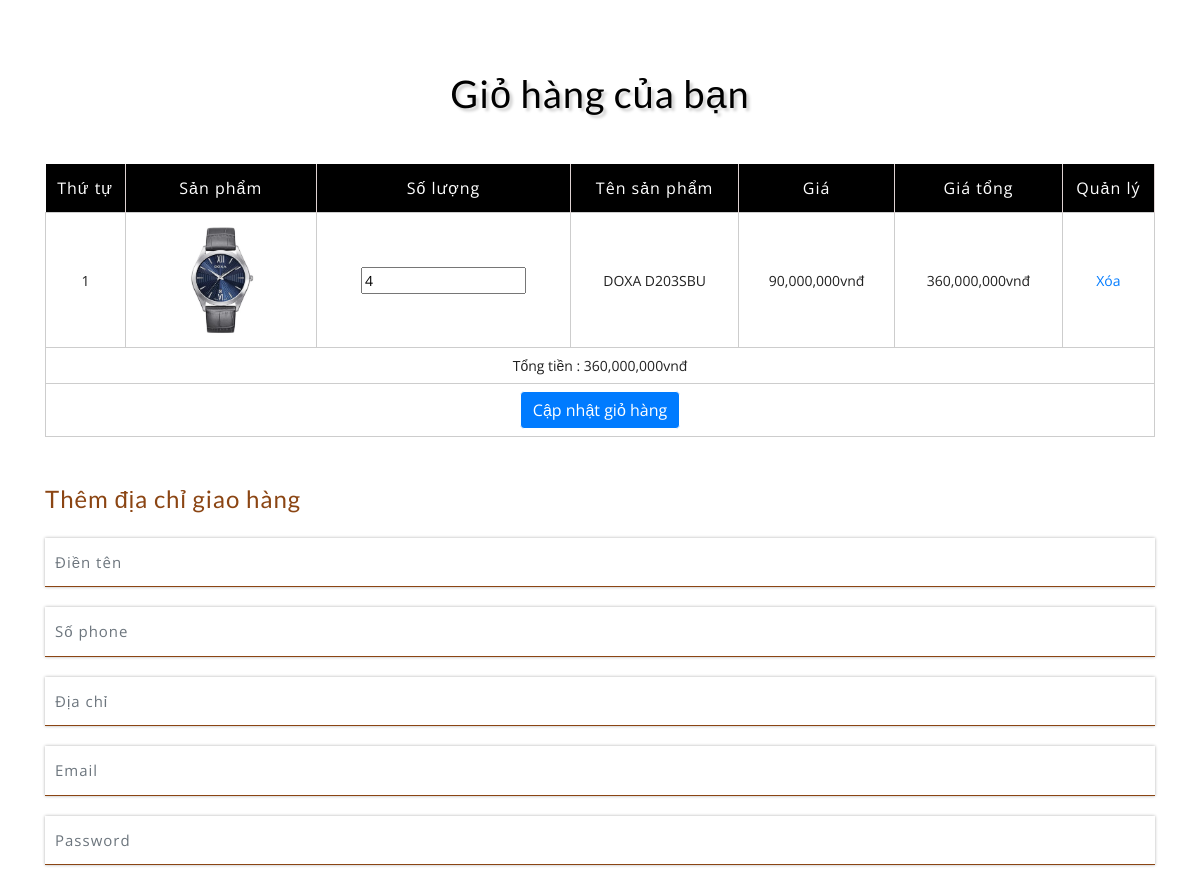
The app's page /?quanly=giohang (middle part), older data.
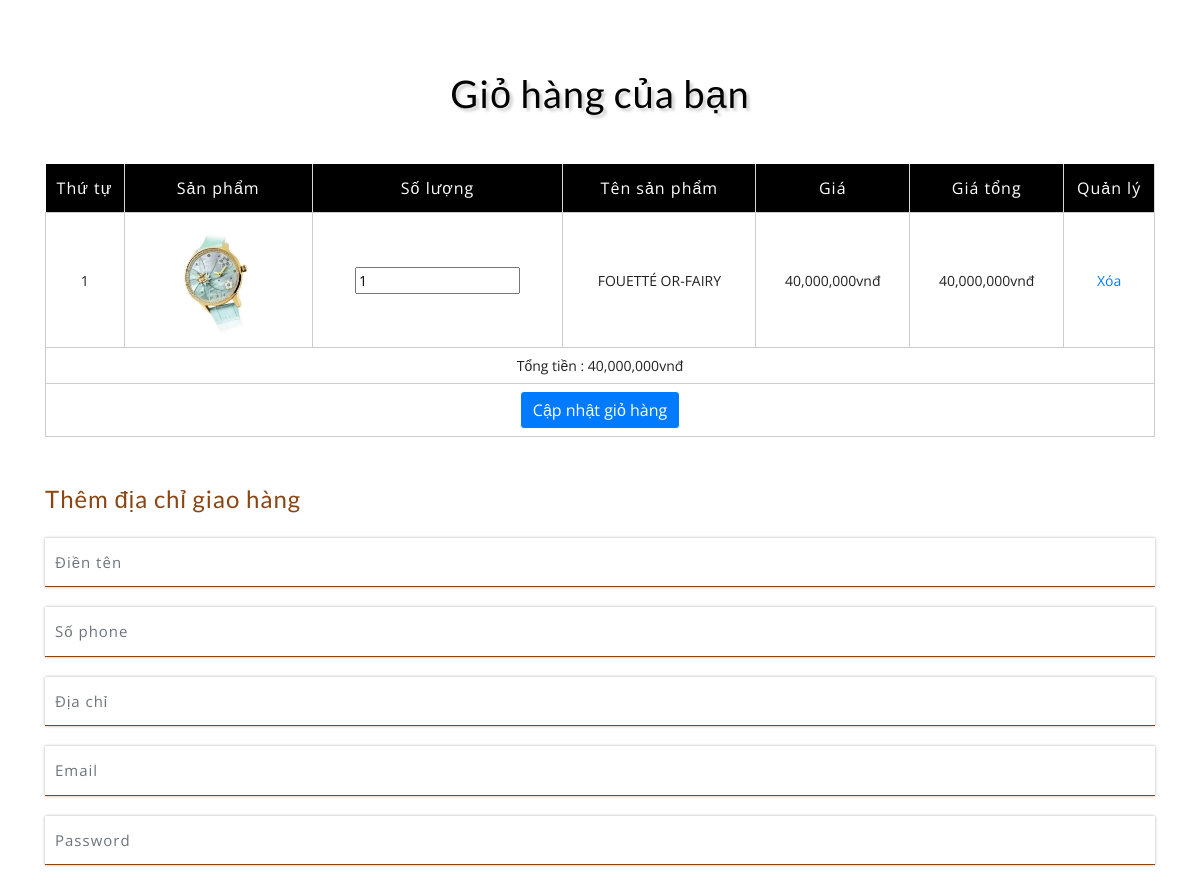
The same page, newer data.
### tables this page shows
CREATE TABLE `tbl_giohang` (
  `giohang_id` int(11) NOT NULL,
  `tensanpham` varchar(100) NOT NULL,
  `sanpham_id` int(11) NOT NULL,
  `giasanpham` varchar(50) NOT NULL,
  `hinhanh` varchar(50) NOT NULL,
  `soluong` int(11) NOT NULL
);

### include/giohang.php (the view, shortened to what the changed rows need)
<?php
require('db/connect.php');
?>
<div class="privacy py-sm-5 py-4">
    <div class="container py-xl-4 py-lg-2">
        <h3 class="tittle-w3l text-center mb-lg-5 mb-sm-4 mb-3">
            Giỏ hàng của bạn
        </h3>
        <div class="checkout-right">
            <?php
            $sql_lay_giohang = "SELECT * FROM tbl_giohang ORDER BY giohang_id DESC";
            $lay_giohang = $con->query($sql_lay_giohang)->fetchAll(PDO::FETCH_ASSOC);
            ?>
            <div class="table-responsive">
                <form action="" method="POST">
                    <table class="timetable_sub">
                        <thead>
                            <tr>
                                <th>Thứ tự</th>
                                <th>Sản phẩm</th>
                                <th>Số lượng</th>
                                <th>Tên sản phẩm</th>
                                <th>Giá</th>
                                <th>Giá tổng</th>
                                <th>Quản lý</th>
                            </tr>
                        </thead>
                        <tbody>
                            <?php
                            $i = 0;
                            $total = 0;
                            foreach ($lay_giohang as $giohang) {
                                $subtotal = $giohang['soluong'] * $giohang['giasanpham'];
                                $total += $subtotal;
                                $i++;
                            ?>
                            <tr class="rem1">
                                <td class="invert"><?php echo $i ?></td>
                                <td class="invert-image">
                                    <a href="single.html">
                                        <img src="images/<?php echo $giohang['hinhanh'] ?>" alt=" " height="120"
                                            class="img-responsive">
                                    </a>
                                </td>
                                <td class="invert">
                                    <input type="number" min="1" name="soluong[]"
                                        value="<?php echo $giohang['soluong'] ?>">
                                </td>
                                <td class="invert"><?php echo $giohang['tensanpham'] ?></td>
                                <td class="invert"><?php echo number_format($giohang['giasanpham']) . 'vnđ' ?>
                                </td>
                                <td class="invert"><?php echo number_format($subtotal) . 'vnđ' ?></td>
                                <td class="invert">
                                    <a href="?quanly=giohang&xoa=<?php echo $giohang['giohang_id'] ?>">Xóa</a>
                                </td>
                            </tr>
                            <?php
                            }
                            ?>
                            <tr>
                                <td colspan="7">Tổng tiền : <?php echo number_format($total) . 'vnđ' ?></td>
                            </tr>
                            <tr>
                                <td colspan="7"><input type="submit" class="btn btn-success" value="Cập nhật giỏ hàng"
                                        name="capnhatsoluong">
                                </td>
                            </tr>
                        </tbody>
                    </table>
                </form>
            </div>
        </div>
        <?php
        if (!isset($_SESSION['dangnhap_home'])) {
        ?>
        <div class="checkout-left">
            <div class="address_form_agile mt-sm-5 mt-4">
                <h4 class="mb-sm-4 mb-3">Thêm địa chỉ giao hàng</h4>
                <form action="" method="post" class="creditly-card-form agileinfo_form">
                    <div class="creditly-wrapper wthree, w3_agileits_wrapper">
                        <div class="information-wrapper">
                            <div class="first-row">
                                <div class="controls form-group">
                                    <input class="billing-address-name form-control" type="text" name="name"
                                        placeholder="Điền tên" required="">
                                </div>
                                <div class="w3_agileits_card_number_grids">
                                    <div class="w3_agileits_card_number_grid_left form-group">
                                        <div class="controls">
                                            <input type="text" class="form-control" placeholder="Số phone" name="phone"
                                                required="">
                                        </div>
                                    </div>
                                    <div class="w3_agileits_card_number_grid_right form-group">
                                        <div class="controls">
                                            <input type="text" class="form-control" placeholder="Địa chỉ" name="address"
                                                required="">
                                        </div>
                                    </div>
                                </div>
                                <div class="controls form-group">
                                    <input type="text" class="form-control" placeholder="Email" name="email"
                                        required="">
                                </div>
                                <div class="controls form-group">
                                    <input type="password" class="form-control" placeholder="Password" name="password"
                                        required="">
                                </div>
                            </div>
                        </div>
                    </div>
                </form>
            </div>
        </div>
        <?php
        }
        ?>
    </div>
</div>

Row changes from the older to the newer data that the page shows:
removed tbl_giohang: hinhanh (picture), soluong "4", tensanpham "DOXA D203SBU", giasanpham "90,000,000", subtotal "360,000,000"
added tbl_giohang: hinhanh (picture), soluong "1", tensanpham "FOUETTÉ OR-FAIRY", giasanpham "40,000,000", subtotal "40,000,000"
Text that changed along with them:
$total: "360,000,000" → "40,000,000"
